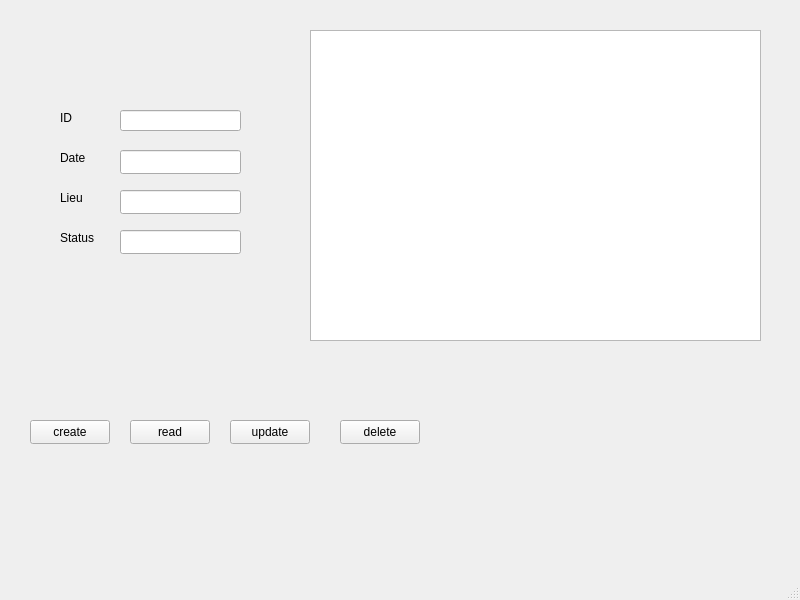
<?xml version="1.0" encoding="UTF-8"?>
<ui version="4.0">
 <class>MainWindow</class>
 <widget class="QMainWindow" name="MainWindow">
  <property name="geometry">
   <rect>
    <x>0</x>
    <y>0</y>
    <width>800</width>
    <height>600</height>
   </rect>
  </property>
  <property name="windowTitle">
   <string>MainWindow</string>
  </property>
  <widget class="QWidget" name="centralwidget">
   <widget class="QTableView" name="tableView">
    <property name="geometry">
     <rect>
      <x>310</x>
      <y>30</y>
      <width>451</width>
      <height>311</height>
     </rect>
    </property>
   </widget>
   <widget class="QLabel" name="label">
    <property name="geometry">
     <rect>
      <x>60</x>
      <y>110</y>
      <width>49</width>
      <height>16</height>
     </rect>
    </property>
    <property name="text">
     <string>ID</string>
    </property>
   </widget>
   <widget class="QLabel" name="label_2">
    <property name="geometry">
     <rect>
      <x>60</x>
      <y>150</y>
      <width>49</width>
      <height>16</height>
     </rect>
    </property>
    <property name="text">
     <string>Date</string>
    </property>
   </widget>
   <widget class="QLabel" name="label_3">
    <property name="geometry">
     <rect>
      <x>60</x>
      <y>190</y>
      <width>49</width>
      <height>16</height>
     </rect>
    </property>
    <property name="text">
     <string>Lieu</string>
    </property>
   </widget>
   <widget class="QLabel" name="label_4">
    <property name="geometry">
     <rect>
      <x>60</x>
      <y>230</y>
      <width>49</width>
      <height>16</height>
     </rect>
    </property>
    <property name="text">
     <string>Status</string>
    </property>
   </widget>
   <widget class="QLineEdit" name="lineEdit_ID_2">
    <property name="geometry">
     <rect>
      <x>120</x>
      <y>110</y>
      <width>121</width>
      <height>21</height>
     </rect>
    </property>
   </widget>
   <widget class="QLineEdit" name="lineEdit_Column1">
    <property name="geometry">
     <rect>
      <x>120</x>
      <y>150</y>
      <width>121</width>
      <height>24</height>
     </rect>
    </property>
   </widget>
   <widget class="QLineEdit" name="lineEdit_Column2">
    <property name="geometry">
     <rect>
      <x>120</x>
      <y>190</y>
      <width>121</width>
      <height>24</height>
     </rect>
    </property>
   </widget>
   <widget class="QLineEdit" name="lineEdit_Column3">
    <property name="geometry">
     <rect>
      <x>120</x>
      <y>230</y>
      <width>121</width>
      <height>24</height>
     </rect>
    </property>
   </widget>
   <widget class="QPushButton" name="pushButton_Create">
    <property name="geometry">
     <rect>
      <x>30</x>
      <y>420</y>
      <width>80</width>
      <height>24</height>
     </rect>
    </property>
    <property name="text">
     <string>create</string>
    </property>
   </widget>
   <widget class="QPushButton" name="pushButton_Update">
    <property name="geometry">
     <rect>
      <x>230</x>
      <y>420</y>
      <width>80</width>
      <height>24</height>
     </rect>
    </property>
    <property name="text">
     <string>update</string>
    </property>
   </widget>
   <widget class="QPushButton" name="pushButton_Delete">
    <property name="geometry">
     <rect>
      <x>340</x>
      <y>420</y>
      <width>80</width>
      <height>24</height>
     </rect>
    </property>
    <property name="text">
     <string>delete</string>
    </property>
   </widget>
   <widget class="QPushButton" name="pushButton_Read">
    <property name="geometry">
     <rect>
      <x>130</x>
      <y>420</y>
      <width>80</width>
      <height>24</height>
     </rect>
    </property>
    <property name="text">
     <string>read</string>
    </property>
   </widget>
  </widget>
  <widget class="QMenuBar" name="menubar">
   <property name="geometry">
    <rect>
     <x>0</x>
     <y>0</y>
     <width>800</width>
     <height>21</height>
    </rect>
   </property>
  </widget>
  <widget class="QStatusBar" name="statusbar"/>
 </widget>
 <resources/>
 <connections/>
</ui>
